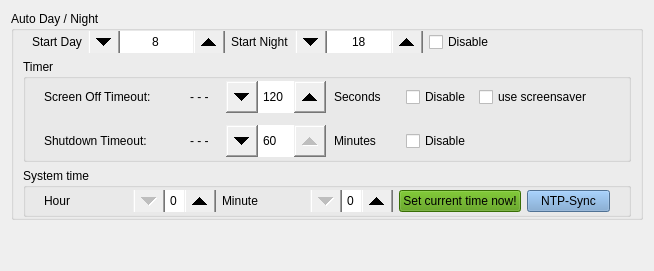
     <widget class="QWidget" name="Time">
      <attribute name="title">
       <string>Time</string>
      </attribute>
      <layout class="QVBoxLayout" name="verticalLayout_5">
       <item>
        <widget class="QGroupBox" name="GroupDayNight">
         <property name="sizePolicy">
          <sizepolicy hsizetype="Expanding" vsizetype="Preferred">
           <horstretch>0</horstretch>
           <verstretch>0</verstretch>
          </sizepolicy>
         </property>
         <property name="title">
          <string>Auto Day / Night</string>
         </property>
         <layout class="QVBoxLayout" name="verticalLayout_6">
          <property name="topMargin">
           <number>0</number>
          </property>
          <property name="bottomMargin">
           <number>0</number>
          </property>
          <item>
           <widget class="QWidget" name="horizontalWidget" native="true">
            <property name="sizePolicy">
             <sizepolicy hsizetype="Expanding" vsizetype="Fixed">
              <horstretch>0</horstretch>
              <verstretch>0</verstretch>
             </sizepolicy>
            </property>
            <layout class="QHBoxLayout" name="horizontalLayout_9">
             <property name="topMargin">
              <number>0</number>
             </property>
             <property name="bottomMargin">
              <number>0</number>
             </property>
             <item>
              <widget class="QWidget" name="startday" native="true">
               <property name="sizePolicy">
                <sizepolicy hsizetype="Preferred" vsizetype="Preferred">
                 <horstretch>0</horstretch>
                 <verstretch>0</verstretch>
                </sizepolicy>
               </property>
               <layout class="QFormLayout" name="formLayout_18">
                <property name="leftMargin">
                 <number>0</number>
                </property>
                <property name="topMargin">
                 <number>0</number>
                </property>
                <property name="rightMargin">
                 <number>0</number>
                </property>
                <property name="bottomMargin">
                 <number>0</number>
                </property>
                <item row="0" column="0">
                 <widget class="QLabel" name="labelDay">
                  <property name="text">
                   <string>Start Day</string>
                  </property>
                  <property name="alignment">
                   <set>Qt::AlignLeading|Qt::AlignLeft|Qt::AlignVCenter</set>
                  </property>
                 </widget>
                </item>
                <item row="0" column="1">
                 <widget class="QSpinBox" name="spinBoxDay">
                  <property name="styleSheet">
                   <string notr="true">QSpinBox::up-button { width: 32px; height: 32px;
subcontrol-origin: margin;
subcontrol-position: center right;
}
QSpinBox::down-button { width: 32px; height: 32px; 
subcontrol-origin: margin;
subcontrol-position: center left;
}</string>
                  </property>
                  <property name="alignment">
                   <set>Qt::AlignCenter</set>
                  </property>
                  <property name="maximum">
                   <number>23</number>
                  </property>
                  <property name="value">
                   <number>8</number>
                  </property>
                 </widget>
                </item>
               </layout>
              </widget>
             </item>
             <item>
              <widget class="QWidget" name="startnight" native="true">
               <property name="sizePolicy">
                <sizepolicy hsizetype="Preferred" vsizetype="Preferred">
                 <horstretch>0</horstretch>
                 <verstretch>0</verstretch>
                </sizepolicy>
               </property>
               <layout class="QFormLayout" name="formLayout_22">
                <property name="labelAlignment">
                 <set>Qt::AlignLeading|Qt::AlignLeft|Qt::AlignVCenter</set>
                </property>
                <property name="leftMargin">
                 <number>0</number>
                </property>
                <property name="topMargin">
                 <number>0</number>
                </property>
                <property name="rightMargin">
                 <number>0</number>
                </property>
                <property name="bottomMargin">
                 <number>0</number>
                </property>
                <item row="0" column="0">
                 <widget class="QLabel" name="labelNight">
                  <property name="text">
                   <string>Start Night</string>
                  </property>
                  <property name="alignment">
                   <set>Qt::AlignLeading|Qt::AlignLeft|Qt::AlignVCenter</set>
                  </property>
                 </widget>
                </item>
                <item row="0" column="1">
                 <widget class="QSpinBox" name="spinBoxNight">
                  <property name="styleSheet">
                   <string notr="true">QSpinBox::up-button { width: 32px; height: 32px;
subcontrol-origin: margin;
subcontrol-position: center right;
}
QSpinBox::down-button { width: 32px; height: 32px; 
subcontrol-origin: margin;
subcontrol-position: center left;
}</string>
                  </property>
                  <property name="alignment">
                   <set>Qt::AlignCenter</set>
                  </property>
                  <property name="maximum">
                   <number>23</number>
                  </property>
                  <property name="value">
                   <number>18</number>
                  </property>
                 </widget>
                </item>
               </layout>
              </widget>
             </item>
             <item>
              <widget class="QCheckBox" name="CheckBoxDisableDayNightRTC">
               <property name="text">
                <string>Disable</string>
               </property>
              </widget>
             </item>
            </layout>
           </widget>
          </item>
          <item>
           <widget class="QGroupBox" name="GroupTimer">
            <property name="sizePolicy">
             <sizepolicy hsizetype="Expanding" vsizetype="Fixed">
              <horstretch>0</horstretch>
              <verstretch>0</verstretch>
             </sizepolicy>
            </property>
            <property name="title">
             <string>Timer</string>
            </property>
            <layout class="QVBoxLayout" name="verticalLayout_26">
             <property name="spacing">
              <number>8</number>
             </property>
             <property name="topMargin">
              <number>0</number>
             </property>
             <property name="bottomMargin">
              <number>0</number>
             </property>
             <item>
              <layout class="QHBoxLayout" name="screenoff">
               <property name="topMargin">
                <number>2</number>
               </property>
               <property name="bottomMargin">
                <number>2</number>
               </property>
               <item>
                <widget class="QWidget" name="formWidget_11" native="true">
                 <layout class="QFormLayout" name="formLayout_24">
                  <property name="topMargin">
                   <number>0</number>
                  </property>
                  <property name="bottomMargin">
                   <number>0</number>
                  </property>
                  <item row="0" column="0">
                   <widget class="QLabel" name="labelDisconnectTimer">
                    <property name="sizePolicy">
                     <sizepolicy hsizetype="Fixed" vsizetype="Fixed">
                      <horstretch>0</horstretch>
                      <verstretch>0</verstretch>
                     </sizepolicy>
                    </property>
                    <property name="minimumSize">
                     <size>
                      <width>140</width>
                      <height>32</height>
                     </size>
                    </property>
                    <property name="maximumSize">
                     <size>
                      <width>140</width>
                      <height>32</height>
                     </size>
                    </property>
                    <property name="text">
                     <string>Screen Off Timeout:</string>
                    </property>
                    <property name="alignment">
                     <set>Qt::AlignLeading|Qt::AlignLeft|Qt::AlignVCenter</set>
                    </property>
                   </widget>
                  </item>
                  <item row="0" column="1">
                   <widget class="QLabel" name="valueDisconnectTimer">
                    <property name="sizePolicy">
                     <sizepolicy hsizetype="Expanding" vsizetype="Fixed">
                      <horstretch>0</horstretch>
                      <verstretch>0</verstretch>
                     </sizepolicy>
                    </property>
                    <property name="minimumSize">
                     <size>
                      <width>0</width>
                      <height>32</height>
                     </size>
                    </property>
                    <property name="maximumSize">
                     <size>
                      <width>16777215</width>
                      <height>32</height>
                     </size>
                    </property>
                    <property name="text">
                     <string>- - -</string>
                    </property>
                    <property name="alignment">
                     <set>Qt::AlignLeading|Qt::AlignLeft|Qt::AlignVCenter</set>
                    </property>
                   </widget>
                  </item>
                 </layout>
                </widget>
               </item>
               <item>
                <widget class="QSpinBox" name="spinBoxDisconnect">
                 <property name="sizePolicy">
                  <sizepolicy hsizetype="Fixed" vsizetype="Fixed">
                   <horstretch>0</horstretch>
                   <verstretch>0</verstretch>
                  </sizepolicy>
                 </property>
                 <property name="minimumSize">
                  <size>
                   <width>100</width>
                   <height>32</height>
                  </size>
                 </property>
                 <property name="styleSheet">
                  <string notr="true">QSpinBox::up-button { width: 32px; height: 32px;
subcontrol-origin: margin;
subcontrol-position: center right;
}
QSpinBox::down-button { width: 32px; height: 32px; 
subcontrol-origin: margin;
subcontrol-position: center left;
}</string>
                 </property>
                 <property name="minimum">
                  <number>30</number>
                 </property>
                 <property name="maximum">
                  <number>300</number>
                 </property>
                 <property name="singleStep">
                  <number>10</number>
                 </property>
                 <property name="value">
                  <number>120</number>
                 </property>
                </widget>
               </item>
               <item>
                <widget class="QLabel" name="labelSeconds">
                 <property name="sizePolicy">
                  <sizepolicy hsizetype="Fixed" vsizetype="Fixed">
                   <horstretch>0</horstretch>
                   <verstretch>0</verstretch>
                  </sizepolicy>
                 </property>
                 <property name="minimumSize">
                  <size>
                   <width>64</width>
                   <height>32</height>
                  </size>
                 </property>
                 <property name="text">
                  <string>Seconds</string>
                 </property>
                 <property name="alignment">
                  <set>Qt::AlignLeading|Qt::AlignLeft|Qt::AlignVCenter</set>
                 </property>
                </widget>
               </item>
               <item>
                <widget class="QCheckBox" name="CheckBoxDisableScreenOff">
                 <property name="minimumSize">
                  <size>
                   <width>0</width>
                   <height>32</height>
                  </size>
                 </property>
                 <property name="text">
                  <string>Disable</string>
                 </property>
                </widget>
               </item>
               <item>
                <widget class="QCheckBox" name="CheckBoxBlankOnly">
                 <property name="sizePolicy">
                  <sizepolicy hsizetype="Fixed" vsizetype="Fixed">
                   <horstretch>0</horstretch>
                   <verstretch>0</verstretch>
                  </sizepolicy>
                 </property>
                 <property name="minimumSize">
                  <size>
                   <width>140</width>
                   <height>32</height>
                  </size>
                 </property>
                 <property name="maximumSize">
                  <size>
                   <width>140</width>
                   <height>32</height>
                  </size>
                 </property>
                 <property name="text">
                  <string>use screensaver</string>
                 </property>
                </widget>
               </item>
              </layout>
             </item>
             <item>
              <layout class="QHBoxLayout" name="shutdown">
               <property name="topMargin">
                <number>2</number>
               </property>
               <property name="bottomMargin">
                <number>2</number>
               </property>
               <item>
                <widget class="QWidget" name="formWidget" native="true">
                 <property name="sizePolicy">
                  <sizepolicy hsizetype="Minimum" vsizetype="Fixed">
                   <horstretch>0</horstretch>
                   <verstretch>0</verstretch>
                  </sizepolicy>
                 </property>
                 <layout class="QFormLayout" name="formLayout_23">
                  <property name="topMargin">
                   <number>0</number>
                  </property>
                  <property name="bottomMargin">
                   <number>0</number>
                  </property>
                  <item row="0" column="0">
                   <widget class="QLabel" name="labelShutdownTimer">
                    <property name="sizePolicy">
                     <sizepolicy hsizetype="Fixed" vsizetype="Fixed">
                      <horstretch>0</horstretch>
                      <verstretch>0</verstretch>
                     </sizepolicy>
                    </property>
                    <property name="minimumSize">
                     <size>
                      <width>140</width>
                      <height>32</height>
                     </size>
                    </property>
                    <property name="maximumSize">
                     <size>
                      <width>140</width>
                      <height>32</height>
                     </size>
                    </property>
                    <property name="text">
                     <string>Shutdown Timeout:</string>
                    </property>
                    <property name="alignment">
                     <set>Qt::AlignLeading|Qt::AlignLeft|Qt::AlignVCenter</set>
                    </property>
                   </widget>
                  </item>
                  <item row="0" column="1">
                   <widget class="QLabel" name="valueShutdownTimer">
                    <property name="sizePolicy">
                     <sizepolicy hsizetype="Expanding" vsizetype="Fixed">
                      <horstretch>0</horstretch>
                      <verstretch>0</verstretch>
                     </sizepolicy>
                    </property>
                    <property name="minimumSize">
                     <size>
                      <width>0</width>
                      <height>32</height>
                     </size>
                    </property>
                    <property name="maximumSize">
                     <size>
                      <width>16777215</width>
                      <height>32</height>
                     </size>
                    </property>
                    <property name="text">
                     <string>- - -</string>
                    </property>
                    <property name="alignment">
                     <set>Qt::AlignLeading|Qt::AlignLeft|Qt::AlignVCenter</set>
                    </property>
                   </widget>
                  </item>
                 </layout>
                </widget>
               </item>
               <item>
                <widget class="QSpinBox" name="spinBoxShutdown">
                 <property name="sizePolicy">
                  <sizepolicy hsizetype="Fixed" vsizetype="Fixed">
                   <horstretch>0</horstretch>
                   <verstretch>0</verstretch>
                  </sizepolicy>
                 </property>
                 <property name="minimumSize">
                  <size>
                   <width>100</width>
                   <height>32</height>
                  </size>
                 </property>
                 <property name="styleSheet">
                  <string notr="true">QSpinBox::up-button { width: 32px; height: 32px;
subcontrol-origin: margin;
subcontrol-position: center right;
}
QSpinBox::down-button { width: 32px; height: 32px; 
subcontrol-origin: margin;
subcontrol-position: center left;
}</string>
                 </property>
                 <property name="minimum">
                  <number>1</number>
                 </property>
                 <property name="maximum">
                  <number>60</number>
                 </property>
                 <property name="value">
                  <number>60</number>
                 </property>
                </widget>
               </item>
               <item>
                <widget class="QLabel" name="labelMinutes">
                 <property name="sizePolicy">
                  <sizepolicy hsizetype="Fixed" vsizetype="Fixed">
                   <horstretch>0</horstretch>
                   <verstretch>0</verstretch>
                  </sizepolicy>
                 </property>
                 <property name="minimumSize">
                  <size>
                   <width>64</width>
                   <height>32</height>
                  </size>
                 </property>
                 <property name="text">
                  <string>Minutes</string>
                 </property>
                 <property name="alignment">
                  <set>Qt::AlignLeading|Qt::AlignLeft|Qt::AlignVCenter</set>
                 </property>
                </widget>
               </item>
               <item>
                <widget class="QCheckBox" name="CheckBoxDisableShutdown">
                 <property name="minimumSize">
                  <size>
                   <width>0</width>
                   <height>32</height>
                  </size>
                 </property>
                 <property name="text">
                  <string>Disable</string>
                 </property>
                </widget>
               </item>
               <item>
                <widget class="QLabel" name="label_21">
                 <property name="sizePolicy">
                  <sizepolicy hsizetype="Fixed" vsizetype="Fixed">
                   <horstretch>0</horstretch>
                   <verstretch>0</verstretch>
                  </sizepolicy>
                 </property>
                 <property name="minimumSize">
                  <size>
                   <width>140</width>
                   <height>32</height>
                  </size>
                 </property>
                 <property name="maximumSize">
                  <size>
                   <width>140</width>
                   <height>32</height>
                  </size>
                 </property>
                 <property name="text">
                  <string/>
                 </property>
                </widget>
               </item>
              </layout>
             </item>
            </layout>
           </widget>
          </item>
          <item>
           <widget class="QGroupBox" name="groupBoxsystemTime">
            <property name="sizePolicy">
             <sizepolicy hsizetype="Expanding" vsizetype="Fixed">
              <horstretch>0</horstretch>
              <verstretch>0</verstretch>
             </sizepolicy>
            </property>
            <property name="title">
             <string>System time</string>
            </property>
            <layout class="QVBoxLayout" name="verticalLayout_2">
             <property name="topMargin">
              <number>2</number>
             </property>
             <property name="bottomMargin">
              <number>2</number>
             </property>
             <item>
              <widget class="QWidget" name="horizontalWidgetTime" native="true">
               <property name="sizePolicy">
                <sizepolicy hsizetype="Expanding" vsizetype="Fixed">
                 <horstretch>0</horstretch>
                 <verstretch>0</verstretch>
                </sizepolicy>
               </property>
               <layout class="QHBoxLayout" name="horizontalLayout">
                <property name="topMargin">
                 <number>0</number>
                </property>
                <property name="bottomMargin">
                 <number>0</number>
                </property>
                <item>
                 <widget class="QLabel" name="labelHour">
                  <property name="text">
                   <string>Hour</string>
                  </property>
                 </widget>
                </item>
                <item>
                 <widget class="QSpinBox" name="spinBoxHour">
                  <property name="styleSheet">
                   <string notr="true">QSpinBox::up-button { width: 32px; height: 32px;
subcontrol-origin: margin;
subcontrol-position: center right;
}
QSpinBox::down-button { width: 32px; height: 32px; 
subcontrol-origin: margin;
subcontrol-position: center left;
}</string>
                  </property>
                  <property name="alignment">
                   <set>Qt::AlignCenter</set>
                  </property>
                  <property name="showGroupSeparator" stdset="0">
                   <bool>false</bool>
                  </property>
                  <property name="maximum">
                   <number>23</number>
                  </property>
                  <property name="displayIntegerBase">
                   <number>10</number>
                  </property>
                 </widget>
                </item>
                <item>
                 <widget class="QLabel" name="labelMinute">
                  <property name="text">
                   <string>Minute</string>
                  </property>
                 </widget>
                </item>
                <item>
                 <widget class="QSpinBox" name="spinBoxMinute">
                  <property name="styleSheet">
                   <string notr="true">QSpinBox::up-button { width: 32px; height: 32px;
subcontrol-origin: margin;
subcontrol-position: center right;
}
QSpinBox::down-button { width: 32px; height: 32px; 
subcontrol-origin: margin;
subcontrol-position: center left;
}</string>
                  </property>
                  <property name="alignment">
                   <set>Qt::AlignCenter</set>
                  </property>
                  <property name="maximum">
                   <number>59</number>
                  </property>
                 </widget>
                </item>
                <item>
                 <widget class="QPushButton" name="ButtonSetTime">
                  <property name="styleSheet">
                   <string notr="true">background-color: rgb(78, 154, 6);</string>
                  </property>
                  <property name="text">
                   <string>Set current time now!</string>
                  </property>
                 </widget>
                </item>
                <item>
                 <widget class="QPushButton" name="ButtonNTP">
                  <property name="styleSheet">
                   <string notr="true">background-color: rgb(114, 159, 207);</string>
                  </property>
                  <property name="text">
                   <string>NTP-Sync</string>
                  </property>
                 </widget>
                </item>
               </layout>
              </widget>
             </item>
            </layout>
           </widget>
          </item>
         </layout>
        </widget>
       </item>
       <item>
        <spacer name="verticalSpacer_7">
         <property name="orientation">
          <enum>Qt::Vertical</enum>
         </property>
         <property name="sizeHint" stdset="0">
          <size>
           <width>20</width>
           <height>40</height>
          </size>
         </property>
        </spacer>
       </item>
      </layout>
     </widget>
